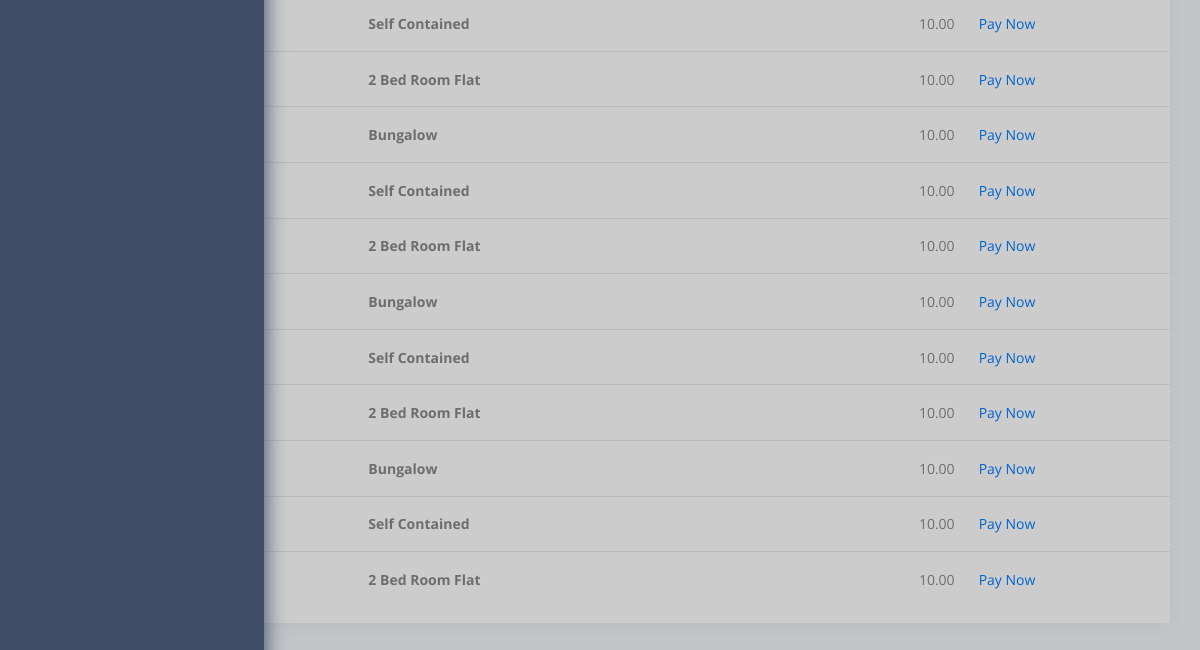
The app's page /bills/pending_bills_detail/4/ (lower part), older data.
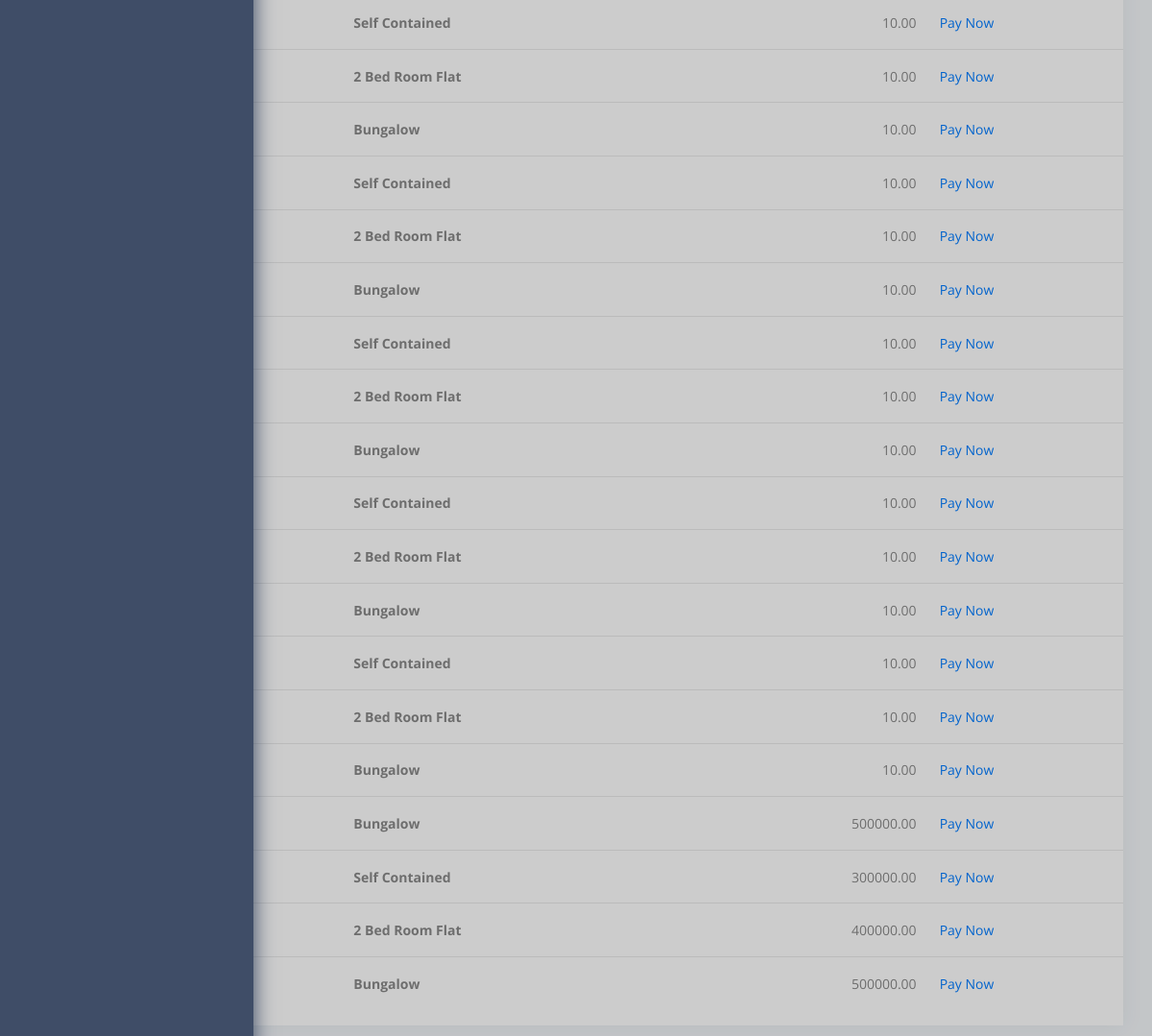
The same page, newer data.
### bills/models.py (models this page shows, shortened)
class Bill(models.Model):
    occupant            = models.ForeignKey(User, on_delete=models.CASCADE)
    billed_for          = models.ForeignKey(Apartment,on_delete=models.CASCADE)
    amount_due          = models.DecimalField(decimal_places=2, default='00.00', max_digits=20)
    status              = models.CharField(max_length=10, choices=BILL_STATUS, default='billed')
    date_created        = models.DateField(auto_now_add=False, auto_now=True)
    last_updated        = models.DateTimeField(auto_now_add=True, auto_now=False)

### apartments/models.py (models this page shows, shortened)
class Apartment(models.Model):
    apartment_category = models.CharField(max_length=15, choices=ApartmentCategory)
    apartment_type = models.ForeignKey(ApartmentType,on_delete=models.CASCADE)
    phase = models.IntegerField()
    street = models.ForeignKey(Street,on_delete=models.CASCADE)
    compound = models.CharField(max_length=100)
    flat_number = models.IntegerField()
    status = models.CharField(max_length=15, choices=ApartmentStatus,default='free')
    date_created = models.DateTimeField(auto_now_add=True)
    created_by = models.ForeignKey(User,on_delete=models.CASCADE)

class ApartmentType(models.Model):
    title = models.CharField(max_length=100, unique=True)
    description = models.TextField(blank=True,null=True)
    price = models.DecimalField(decimal_places=2, default='00.00', max_digits=20)
    date_created = models.DateTimeField(auto_now_add=True)
    created_by = models.ForeignKey(User,on_delete=models.CASCADE)

### bills/views.py (the view)
# urls.py: path('pending_bills_detail/<user>/',views.pending_bills_detail_view,name='pending_bills_detail'),
def pending_bills_detail_view(request,user):
    occupant = User.objects.get(id=user)
    bills=Bill.objects.filter(status='billed',occupant=user)
    context={"bills":bills,"occupant":occupant}
    return render(request,'bills/pending_bills_detail.html',context)

### accounts/models.py (called while the page is built)
    def __str__(self):
        return self.email

### context_processors.py (called while the page is built)
def cfg_assets_root(request):
    return { 'ASSETS_ROOT' : settings.ASSETS_ROOT }

### templates/bills/pending_bills_detail.html (shortened to what this page needs)
{% extends "layouts/base.html" %}
{% load mathfilters %}
{% block content %}
    <section class="pcoded-main-container">
        <div class="pcoded-wrapper">
            <div class="pcoded-content">
                <div class="pcoded-inner-content">
                    <div class="main-body">
                        <div class="page-wrapper">
                            <div class="row">
                                <div class="col-xl-12">
                                    <div class="card">
                                        <table class="table table-hover">
                                            <tbody>
                                                {% for bill in bills %}
                                                <tr>
                                                    <td>{{bill.date_created}}</td>
                                                    <th>{{bill.billed_for.apartment_type.title}}</th>
                                                    <td style="text-align: right;">{{bill.amount_due}}</td>
                                                    <td><a href="{% url 'payment' bill.id %}">Pay Now</a></td>
                                                </tr>
                                                {% endfor %}
                                            </tbody>
                                        </table>
                                    </div>
                                </div>
                            </div>
                        </div>
                    </div>
                </div>
            </div>
        </div>
    </section>
{% endblock content %}

### templates/layouts/base.html (shortened to what this page needs)
<!DOCTYPE html>
<html lang="en">
<head>
    <link rel="stylesheet" href="{{ ASSETS_ROOT }}/fonts/fontawesome/css/fontawesome-all.min.css">
    <link rel="stylesheet" href="{{ ASSETS_ROOT }}/plugins/animation/css/animate.min.css">
    <link rel="stylesheet" href="{{ ASSETS_ROOT }}/css/style.css">
    <link rel="stylesheet" href="{{ ASSETS_ROOT }}/css/dark.css">
</head>
<body>
    {% include 'includes/sidebar.html' %}
    {% block content %}{% endblock content %}
</body>
</html>

### templates/includes/sidebar.html (shortened to what this page needs)
<nav class="pcoded-navbar">
    <div class="navbar-wrapper">
        <div class="navbar-content scroll-div">
        </div>
    </div>
</nav>

Row changes from the older to the newer data that the page shows:
added Bill: billed_for.apartment_type "Bungalow", amount_due "10.00"
added Bill: billed_for.apartment_type "Self Contained", amount_due "10.00"
added Bill: billed_for.apartment_type "2 Bed Room Flat", amount_due "10.00"
added Bill: billed_for.apartment_type "Bungalow", amount_due "10.00"
added Bill: billed_for.apartment_type "Bungalow", amount_due "500000.00"
added Bill: billed_for.apartment_type "Self Contained", amount_due "300000.00"
added Bill: billed_for.apartment_type "2 Bed Room Flat", amount_due "400000.00"
added Bill: billed_for.apartment_type "Bungalow", amount_due "500000.00"
